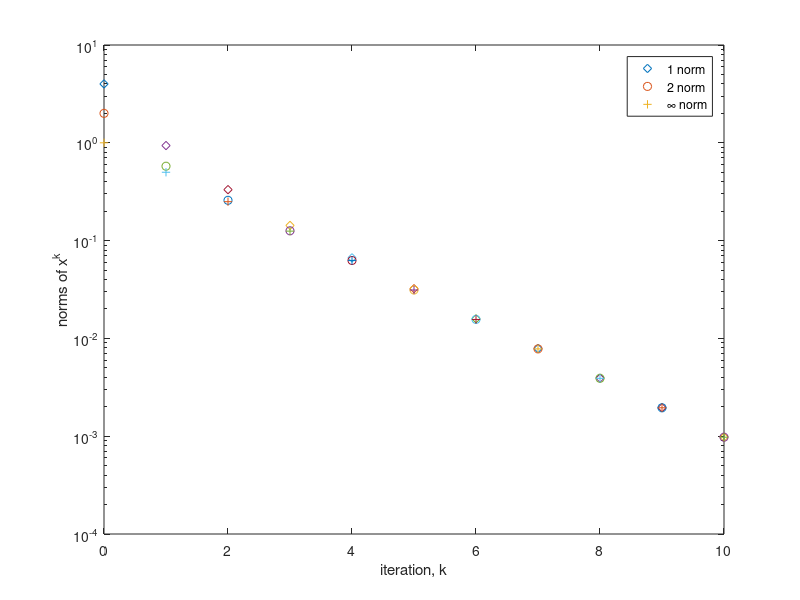

The MATLAB source for this figure:
function vectorSequence(x,n)
% vectorSequence  Behavior of a vector sequence x.^k in different p-norms
%
% Synopsis:  vectorSequence
%            vectorSequence(x)
%            vectorSequence(x,n)
%
% Input:     x = (optional) vector used in sequence x.^k
%                Default:  x = [1/2  1/4  1/8  1/16];
%            n = (optional) maximum number of iterations; Default: n = 10
%
% Output:    Plot of norm(x.^k,p) for k = 1,2,...,n and p = 1, 2, Inf

if nargin<1,  x = [1/2  1/4  1/8  1/16];  end
if nargin<2,  n = 10;                     end

fprintf('   k    norm(x^k,1)    norm(x^k,2)    norm(x^k,Inf)\n');
for k=0:n
  y = x.^k;
  norm1 = norm(y,1);  norm2 = norm(y);  normi = norm(y,inf);
  fprintf('%4d  %12.3e   %12.3e   %12.3e\n',k,norm1,norm2,normi);
  semilogy(k,norm1,'d',k,norm2,'o',k,normi,'+');
  hold on        
end
hold off
xlabel('iteration, k');  ylabel('norms of x^k');
legend('1 norm','2 norm','\infty norm');
